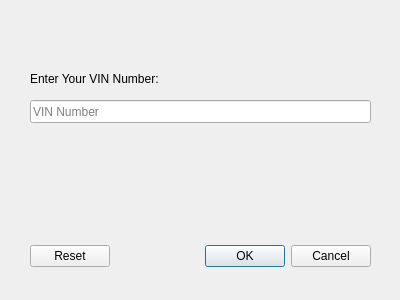
<?xml version="1.0" encoding="UTF-8"?>
<ui version="4.0">
 <class>Dialog</class>
 <widget class="QDialog" name="Dialog">
  <property name="geometry">
   <rect>
    <x>0</x>
    <y>0</y>
    <width>400</width>
    <height>300</height>
   </rect>
  </property>
  <property name="windowTitle">
   <string>Dialog</string>
  </property>
  <widget class="QDialogButtonBox" name="buttonBox">
   <property name="geometry">
    <rect>
     <x>30</x>
     <y>240</y>
     <width>341</width>
     <height>32</height>
    </rect>
   </property>
   <property name="orientation">
    <enum>Qt::Horizontal</enum>
   </property>
   <property name="standardButtons">
    <set>QDialogButtonBox::Cancel|QDialogButtonBox::Ok|QDialogButtonBox::Reset</set>
   </property>
  </widget>
  <widget class="QLineEdit" name="lineEdit">
   <property name="geometry">
    <rect>
     <x>30</x>
     <y>100</y>
     <width>341</width>
     <height>23</height>
    </rect>
   </property>
   <property name="maximumSize">
    <size>
     <width>341</width>
     <height>23</height>
    </size>
   </property>
   <property name="inputMask">
    <string/>
   </property>
   <property name="text">
    <string/>
   </property>
   <property name="placeholderText">
    <string>VIN Number</string>
   </property>
  </widget>
  <widget class="QLabel" name="label">
   <property name="geometry">
    <rect>
     <x>30</x>
     <y>70</y>
     <width>161</width>
     <height>17</height>
    </rect>
   </property>
   <property name="text">
    <string>Enter Your VIN Number:</string>
   </property>
  </widget>
 </widget>
 <resources/>
 <connections>
  <connection>
   <sender>buttonBox</sender>
   <signal>accepted()</signal>
   <receiver>Dialog</receiver>
   <slot>accept()</slot>
   <hints>
    <hint type="sourcelabel">
     <x>248</x>
     <y>254</y>
    </hint>
    <hint type="destinationlabel">
     <x>157</x>
     <y>274</y>
    </hint>
   </hints>
  </connection>
  <connection>
   <sender>buttonBox</sender>
   <signal>rejected()</signal>
   <receiver>Dialog</receiver>
   <slot>reject()</slot>
   <hints>
    <hint type="sourcelabel">
     <x>316</x>
     <y>260</y>
    </hint>
    <hint type="destinationlabel">
     <x>286</x>
     <y>274</y>
    </hint>
   </hints>
  </connection>
 </connections>
</ui>
